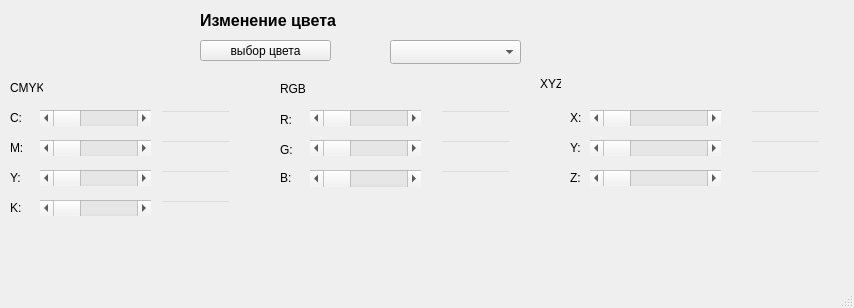
<?xml version="1.0" encoding="UTF-8"?>
<ui version="4.0">
 <class>MainWindow</class>
 <widget class="QMainWindow" name="MainWindow">
  <property name="geometry">
   <rect>
    <x>0</x>
    <y>0</y>
    <width>854</width>
    <height>308</height>
   </rect>
  </property>
  <property name="windowTitle">
   <string>MainWindow</string>
  </property>
  <widget class="QWidget" name="centralwidget">
   <widget class="QLabel" name="label">
    <property name="geometry">
     <rect>
      <x>30</x>
      <y>20</y>
      <width>131</width>
      <height>41</height>
     </rect>
    </property>
    <property name="text">
     <string/>
    </property>
   </widget>
   <widget class="QLabel" name="label_2">
    <property name="geometry">
     <rect>
      <x>200</x>
      <y>10</y>
      <width>151</width>
      <height>21</height>
     </rect>
    </property>
    <property name="font">
     <font>
      <pointsize>12</pointsize>
      <bold>true</bold>
     </font>
    </property>
    <property name="text">
     <string>Изменение цвета</string>
    </property>
   </widget>
   <widget class="QPushButton" name="pushButton">
    <property name="geometry">
     <rect>
      <x>200</x>
      <y>40</y>
      <width>131</width>
      <height>21</height>
     </rect>
    </property>
    <property name="text">
     <string>выбор цвета</string>
    </property>
   </widget>
   <widget class="QComboBox" name="comboBox">
    <property name="geometry">
     <rect>
      <x>390</x>
      <y>40</y>
      <width>131</width>
      <height>24</height>
     </rect>
    </property>
   </widget>
   <widget class="QLabel" name="label_6">
    <property name="geometry">
     <rect>
      <x>280</x>
      <y>170</y>
      <width>16</width>
      <height>16</height>
     </rect>
    </property>
    <property name="text">
     <string>B:</string>
    </property>
   </widget>
   <widget class="QScrollBar" name="bar5">
    <property name="geometry">
     <rect>
      <x>310</x>
      <y>110</y>
      <width>111</width>
      <height>16</height>
     </rect>
    </property>
    <property name="styleSheet">
     <string notr="true"/>
    </property>
    <property name="maximum">
     <number>255</number>
    </property>
    <property name="orientation">
     <enum>Qt::Horizontal</enum>
    </property>
   </widget>
   <widget class="QLineEdit" name="l5">
    <property name="geometry">
     <rect>
      <x>440</x>
      <y>110</y>
      <width>71</width>
      <height>21</height>
     </rect>
    </property>
    <property name="layoutDirection">
     <enum>Qt::LeftToRight</enum>
    </property>
    <property name="styleSheet">
     <string notr="true">background-color:transparent</string>
    </property>
   </widget>
   <widget class="QScrollBar" name="bar6">
    <property name="geometry">
     <rect>
      <x>310</x>
      <y>140</y>
      <width>111</width>
      <height>16</height>
     </rect>
    </property>
    <property name="maximum">
     <number>255</number>
    </property>
    <property name="orientation">
     <enum>Qt::Horizontal</enum>
    </property>
   </widget>
   <widget class="QLabel" name="label_13">
    <property name="geometry">
     <rect>
      <x>280</x>
      <y>79</y>
      <width>28</width>
      <height>20</height>
     </rect>
    </property>
    <property name="text">
     <string>RGB</string>
    </property>
   </widget>
   <widget class="QLineEdit" name="l6">
    <property name="geometry">
     <rect>
      <x>440</x>
      <y>140</y>
      <width>71</width>
      <height>21</height>
     </rect>
    </property>
    <property name="styleSheet">
     <string notr="true">background-color:transparent</string>
    </property>
   </widget>
   <widget class="QLabel" name="label_4">
    <property name="geometry">
     <rect>
      <x>280</x>
      <y>110</y>
      <width>16</width>
      <height>20</height>
     </rect>
    </property>
    <property name="text">
     <string>R: </string>
    </property>
   </widget>
   <widget class="QScrollBar" name="bar7">
    <property name="geometry">
     <rect>
      <x>310</x>
      <y>170</y>
      <width>111</width>
      <height>17</height>
     </rect>
    </property>
    <property name="maximum">
     <number>255</number>
    </property>
    <property name="orientation">
     <enum>Qt::Horizontal</enum>
    </property>
   </widget>
   <widget class="QLineEdit" name="l7">
    <property name="geometry">
     <rect>
      <x>440</x>
      <y>170</y>
      <width>71</width>
      <height>21</height>
     </rect>
    </property>
    <property name="styleSheet">
     <string notr="true">background-color:transparent
</string>
    </property>
   </widget>
   <widget class="QLabel" name="label_5">
    <property name="geometry">
     <rect>
      <x>280</x>
      <y>140</y>
      <width>16</width>
      <height>20</height>
     </rect>
    </property>
    <property name="text">
     <string>G:</string>
    </property>
   </widget>
   <widget class="QLabel" name="label_12">
    <property name="geometry">
     <rect>
      <x>10</x>
      <y>80</y>
      <width>33</width>
      <height>16</height>
     </rect>
    </property>
    <property name="text">
     <string>CMYK</string>
    </property>
   </widget>
   <widget class="QLabel" name="l1_">
    <property name="geometry">
     <rect>
      <x>10</x>
      <y>110</y>
      <width>16</width>
      <height>16</height>
     </rect>
    </property>
    <property name="text">
     <string>C:</string>
    </property>
   </widget>
   <widget class="QLabel" name="l2_">
    <property name="geometry">
     <rect>
      <x>10</x>
      <y>140</y>
      <width>16</width>
      <height>16</height>
     </rect>
    </property>
    <property name="text">
     <string>M:</string>
    </property>
   </widget>
   <widget class="QLabel" name="l3_">
    <property name="geometry">
     <rect>
      <x>10</x>
      <y>170</y>
      <width>16</width>
      <height>16</height>
     </rect>
    </property>
    <property name="text">
     <string>Y:</string>
    </property>
   </widget>
   <widget class="QLabel" name="l4_">
    <property name="geometry">
     <rect>
      <x>10</x>
      <y>200</y>
      <width>16</width>
      <height>16</height>
     </rect>
    </property>
    <property name="text">
     <string>K:</string>
    </property>
   </widget>
   <widget class="QScrollBar" name="bar1">
    <property name="geometry">
     <rect>
      <x>40</x>
      <y>110</y>
      <width>111</width>
      <height>16</height>
     </rect>
    </property>
    <property name="maximum">
     <number>100</number>
    </property>
    <property name="orientation">
     <enum>Qt::Horizontal</enum>
    </property>
   </widget>
   <widget class="QScrollBar" name="bar2">
    <property name="geometry">
     <rect>
      <x>40</x>
      <y>140</y>
      <width>111</width>
      <height>16</height>
     </rect>
    </property>
    <property name="maximum">
     <number>100</number>
    </property>
    <property name="orientation">
     <enum>Qt::Horizontal</enum>
    </property>
   </widget>
   <widget class="QScrollBar" name="bar3">
    <property name="geometry">
     <rect>
      <x>40</x>
      <y>170</y>
      <width>111</width>
      <height>16</height>
     </rect>
    </property>
    <property name="maximum">
     <number>100</number>
    </property>
    <property name="orientation">
     <enum>Qt::Horizontal</enum>
    </property>
   </widget>
   <widget class="QScrollBar" name="bar4">
    <property name="geometry">
     <rect>
      <x>40</x>
      <y>200</y>
      <width>111</width>
      <height>16</height>
     </rect>
    </property>
    <property name="maximum">
     <number>100</number>
    </property>
    <property name="orientation">
     <enum>Qt::Horizontal</enum>
    </property>
   </widget>
   <widget class="QLineEdit" name="l1">
    <property name="geometry">
     <rect>
      <x>160</x>
      <y>110</y>
      <width>71</width>
      <height>21</height>
     </rect>
    </property>
    <property name="layoutDirection">
     <enum>Qt::LeftToRight</enum>
    </property>
    <property name="styleSheet">
     <string notr="true">background-color:transparent</string>
    </property>
   </widget>
   <widget class="QLineEdit" name="l2">
    <property name="geometry">
     <rect>
      <x>160</x>
      <y>140</y>
      <width>71</width>
      <height>21</height>
     </rect>
    </property>
    <property name="layoutDirection">
     <enum>Qt::LeftToRight</enum>
    </property>
    <property name="styleSheet">
     <string notr="true">background-color:transparent</string>
    </property>
   </widget>
   <widget class="QLineEdit" name="l3">
    <property name="geometry">
     <rect>
      <x>160</x>
      <y>170</y>
      <width>71</width>
      <height>21</height>
     </rect>
    </property>
    <property name="layoutDirection">
     <enum>Qt::LeftToRight</enum>
    </property>
    <property name="styleSheet">
     <string notr="true">background-color:transparent</string>
    </property>
   </widget>
   <widget class="QLineEdit" name="l4">
    <property name="geometry">
     <rect>
      <x>160</x>
      <y>200</y>
      <width>71</width>
      <height>21</height>
     </rect>
    </property>
    <property name="layoutDirection">
     <enum>Qt::LeftToRight</enum>
    </property>
    <property name="styleSheet">
     <string notr="true">background-color:transparent</string>
    </property>
   </widget>
   <widget class="QLabel" name="label_14">
    <property name="geometry">
     <rect>
      <x>540</x>
      <y>70</y>
      <width>21</width>
      <height>28</height>
     </rect>
    </property>
    <property name="text">
     <string>XYZ</string>
    </property>
   </widget>
   <widget class="QLabel" name="l9_">
    <property name="geometry">
     <rect>
      <x>570</x>
      <y>110</y>
      <width>21</width>
      <height>16</height>
     </rect>
    </property>
    <property name="text">
     <string>X:</string>
    </property>
   </widget>
   <widget class="QLabel" name="l10_">
    <property name="geometry">
     <rect>
      <x>570</x>
      <y>140</y>
      <width>21</width>
      <height>16</height>
     </rect>
    </property>
    <property name="text">
     <string>Y:</string>
    </property>
   </widget>
   <widget class="QLabel" name="l11_">
    <property name="geometry">
     <rect>
      <x>570</x>
      <y>170</y>
      <width>21</width>
      <height>16</height>
     </rect>
    </property>
    <property name="text">
     <string>Z:</string>
    </property>
   </widget>
   <widget class="QScrollBar" name="bar9">
    <property name="geometry">
     <rect>
      <x>590</x>
      <y>110</y>
      <width>131</width>
      <height>16</height>
     </rect>
    </property>
    <property name="maximum">
     <number>95</number>
    </property>
    <property name="orientation">
     <enum>Qt::Horizontal</enum>
    </property>
   </widget>
   <widget class="QScrollBar" name="bar10">
    <property name="geometry">
     <rect>
      <x>590</x>
      <y>140</y>
      <width>131</width>
      <height>16</height>
     </rect>
    </property>
    <property name="maximum">
     <number>100</number>
    </property>
    <property name="orientation">
     <enum>Qt::Horizontal</enum>
    </property>
   </widget>
   <widget class="QScrollBar" name="bar11">
    <property name="geometry">
     <rect>
      <x>590</x>
      <y>170</y>
      <width>131</width>
      <height>16</height>
     </rect>
    </property>
    <property name="maximum">
     <number>108</number>
    </property>
    <property name="orientation">
     <enum>Qt::Horizontal</enum>
    </property>
   </widget>
   <widget class="QLineEdit" name="l9">
    <property name="geometry">
     <rect>
      <x>750</x>
      <y>110</y>
      <width>71</width>
      <height>21</height>
     </rect>
    </property>
    <property name="styleSheet">
     <string notr="true">background-color:transparent</string>
    </property>
   </widget>
   <widget class="QLineEdit" name="l10">
    <property name="geometry">
     <rect>
      <x>750</x>
      <y>140</y>
      <width>71</width>
      <height>20</height>
     </rect>
    </property>
    <property name="styleSheet">
     <string notr="true">background-color:transparent</string>
    </property>
   </widget>
   <widget class="QLineEdit" name="l11">
    <property name="geometry">
     <rect>
      <x>750</x>
      <y>170</y>
      <width>71</width>
      <height>21</height>
     </rect>
    </property>
    <property name="styleSheet">
     <string notr="true">background-color:transparent</string>
    </property>
   </widget>
  </widget>
  <widget class="QMenuBar" name="menubar">
   <property name="geometry">
    <rect>
     <x>0</x>
     <y>0</y>
     <width>854</width>
     <height>21</height>
    </rect>
   </property>
  </widget>
  <widget class="QStatusBar" name="statusbar"/>
 </widget>
 <resources/>
 <connections/>
</ui>
